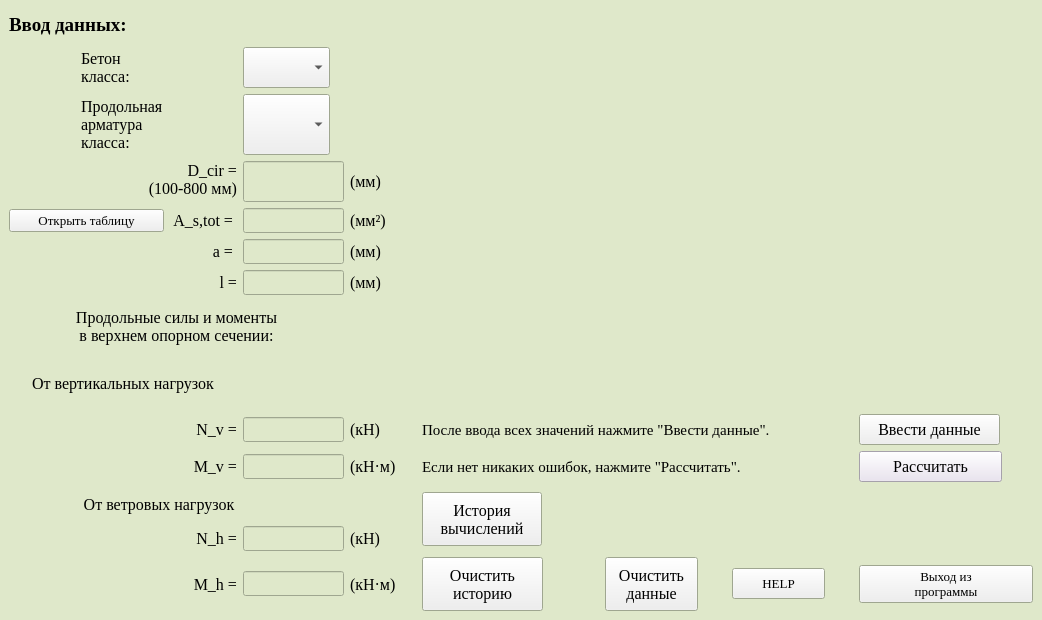
<?xml version="1.0" encoding="UTF-8"?>
<ui version="4.0">
 <class>MainWindow</class>
 <widget class="QMainWindow" name="MainWindow">
  <property name="enabled">
   <bool>true</bool>
  </property>
  <property name="geometry">
   <rect>
    <x>0</x>
    <y>0</y>
    <width>1042</width>
    <height>620</height>
   </rect>
  </property>
  <property name="palette">
   <palette>
    <active>
     <colorrole role="Base">
      <brush brushstyle="SolidPattern">
       <color alpha="255">
        <red>223</red>
        <green>232</green>
        <blue>202</blue>
       </color>
      </brush>
     </colorrole>
     <colorrole role="Window">
      <brush brushstyle="SolidPattern">
       <color alpha="255">
        <red>223</red>
        <green>232</green>
        <blue>202</blue>
       </color>
      </brush>
     </colorrole>
     <colorrole role="Highlight">
      <brush brushstyle="SolidPattern">
       <color alpha="255">
        <red>125</red>
        <green>179</green>
        <blue>0</blue>
       </color>
      </brush>
     </colorrole>
     <colorrole role="Link">
      <brush brushstyle="SolidPattern">
       <color alpha="255">
        <red>0</red>
        <green>153</green>
        <blue>0</blue>
       </color>
      </brush>
     </colorrole>
     <colorrole role="ToolTipBase">
      <brush brushstyle="SolidPattern">
       <color alpha="255">
        <red>235</red>
        <green>235</green>
        <blue>235</blue>
       </color>
      </brush>
     </colorrole>
    </active>
    <inactive>
     <colorrole role="Base">
      <brush brushstyle="SolidPattern">
       <color alpha="255">
        <red>223</red>
        <green>232</green>
        <blue>202</blue>
       </color>
      </brush>
     </colorrole>
     <colorrole role="Window">
      <brush brushstyle="SolidPattern">
       <color alpha="255">
        <red>223</red>
        <green>232</green>
        <blue>202</blue>
       </color>
      </brush>
     </colorrole>
     <colorrole role="Highlight">
      <brush brushstyle="SolidPattern">
       <color alpha="255">
        <red>125</red>
        <green>179</green>
        <blue>0</blue>
       </color>
      </brush>
     </colorrole>
     <colorrole role="Link">
      <brush brushstyle="SolidPattern">
       <color alpha="255">
        <red>0</red>
        <green>153</green>
        <blue>0</blue>
       </color>
      </brush>
     </colorrole>
     <colorrole role="ToolTipBase">
      <brush brushstyle="SolidPattern">
       <color alpha="255">
        <red>235</red>
        <green>235</green>
        <blue>235</blue>
       </color>
      </brush>
     </colorrole>
    </inactive>
    <disabled>
     <colorrole role="Base">
      <brush brushstyle="SolidPattern">
       <color alpha="255">
        <red>223</red>
        <green>232</green>
        <blue>202</blue>
       </color>
      </brush>
     </colorrole>
     <colorrole role="Window">
      <brush brushstyle="SolidPattern">
       <color alpha="255">
        <red>223</red>
        <green>232</green>
        <blue>202</blue>
       </color>
      </brush>
     </colorrole>
     <colorrole role="Highlight">
      <brush brushstyle="SolidPattern">
       <color alpha="255">
        <red>99</red>
        <green>141</green>
        <blue>0</blue>
       </color>
      </brush>
     </colorrole>
     <colorrole role="Link">
      <brush brushstyle="SolidPattern">
       <color alpha="255">
        <red>0</red>
        <green>153</green>
        <blue>0</blue>
       </color>
      </brush>
     </colorrole>
     <colorrole role="ToolTipBase">
      <brush brushstyle="SolidPattern">
       <color alpha="255">
        <red>235</red>
        <green>235</green>
        <blue>235</blue>
       </color>
      </brush>
     </colorrole>
    </disabled>
   </palette>
  </property>
  <property name="font">
   <font>
    <family>Times New Roman</family>
    <pointsize>12</pointsize>
    <weight>50</weight>
    <italic>false</italic>
    <bold>false</bold>
    <underline>false</underline>
    <strikeout>false</strikeout>
   </font>
  </property>
  <property name="windowTitle">
   <string>MainWindow</string>
  </property>
  <widget class="QWidget" name="centralwidget">
   <property name="font">
    <font>
     <family>Times New Roman</family>
     <pointsize>10</pointsize>
    </font>
   </property>
   <layout class="QGridLayout" name="gridLayout">
    <item row="0" column="0" colspan="2">
     <widget class="QLabel" name="label_input">
      <property name="font">
       <font>
        <family>Times New Roman</family>
        <pointsize>14</pointsize>
        <weight>75</weight>
        <bold>true</bold>
       </font>
      </property>
      <property name="text">
       <string>Ввод данных:</string>
      </property>
     </widget>
    </item>
    <item row="1" column="1">
     <widget class="QLabel" name="label_2">
      <property name="sizePolicy">
       <sizepolicy hsizetype="Fixed" vsizetype="Fixed">
        <horstretch>0</horstretch>
        <verstretch>0</verstretch>
       </sizepolicy>
      </property>
      <property name="font">
       <font>
        <family>Times New Roman</family>
        <pointsize>12</pointsize>
       </font>
      </property>
      <property name="text">
       <string>Бетон 
класса:</string>
      </property>
     </widget>
    </item>
    <item row="1" column="3">
     <widget class="QComboBox" name="comboBox_1">
      <property name="sizePolicy">
       <sizepolicy hsizetype="Fixed" vsizetype="Fixed">
        <horstretch>0</horstretch>
        <verstretch>0</verstretch>
       </sizepolicy>
      </property>
      <property name="minimumSize">
       <size>
        <width>87</width>
        <height>41</height>
       </size>
      </property>
      <property name="palette">
       <palette>
        <active>
         <colorrole role="Base">
          <brush brushstyle="SolidPattern">
           <color alpha="255">
            <red>235</red>
            <green>235</green>
            <blue>235</blue>
           </color>
          </brush>
         </colorrole>
        </active>
        <inactive>
         <colorrole role="Base">
          <brush brushstyle="SolidPattern">
           <color alpha="255">
            <red>235</red>
            <green>235</green>
            <blue>235</blue>
           </color>
          </brush>
         </colorrole>
        </inactive>
        <disabled>
         <colorrole role="Base">
          <brush brushstyle="SolidPattern">
           <color alpha="255">
            <red>223</red>
            <green>232</green>
            <blue>202</blue>
           </color>
          </brush>
         </colorrole>
        </disabled>
       </palette>
      </property>
      <property name="font">
       <font>
        <pointsize>12</pointsize>
       </font>
      </property>
     </widget>
    </item>
    <item row="1" column="5" rowspan="8" colspan="4">
     <widget class="QLabel" name="label_4">
      <property name="minimumSize">
       <size>
        <width>611</width>
        <height>361</height>
       </size>
      </property>
      <property name="maximumSize">
       <size>
        <width>611</width>
        <height>361</height>
       </size>
      </property>
      <property name="text">
       <string/>
      </property>
      <property name="pixmap">
       <pixmap>3.32.png</pixmap>
      </property>
      <property name="scaledContents">
       <bool>true</bool>
      </property>
     </widget>
    </item>
    <item row="2" column="1">
     <widget class="QLabel" name="label_3">
      <property name="sizePolicy">
       <sizepolicy hsizetype="Fixed" vsizetype="Fixed">
        <horstretch>0</horstretch>
        <verstretch>0</verstretch>
       </sizepolicy>
      </property>
      <property name="font">
       <font>
        <family>Times New Roman</family>
        <pointsize>12</pointsize>
       </font>
      </property>
      <property name="text">
       <string>Продольная 
арматура 
класса:</string>
      </property>
      <property name="scaledContents">
       <bool>false</bool>
      </property>
     </widget>
    </item>
    <item row="2" column="3">
     <widget class="QComboBox" name="comboBox_2">
      <property name="sizePolicy">
       <sizepolicy hsizetype="Fixed" vsizetype="Fixed">
        <horstretch>0</horstretch>
        <verstretch>0</verstretch>
       </sizepolicy>
      </property>
      <property name="minimumSize">
       <size>
        <width>87</width>
        <height>61</height>
       </size>
      </property>
      <property name="palette">
       <palette>
        <active>
         <colorrole role="Base">
          <brush brushstyle="SolidPattern">
           <color alpha="255">
            <red>235</red>
            <green>235</green>
            <blue>235</blue>
           </color>
          </brush>
         </colorrole>
        </active>
        <inactive>
         <colorrole role="Base">
          <brush brushstyle="SolidPattern">
           <color alpha="255">
            <red>235</red>
            <green>235</green>
            <blue>235</blue>
           </color>
          </brush>
         </colorrole>
        </inactive>
        <disabled>
         <colorrole role="Base">
          <brush brushstyle="SolidPattern">
           <color alpha="255">
            <red>223</red>
            <green>232</green>
            <blue>202</blue>
           </color>
          </brush>
         </colorrole>
        </disabled>
       </palette>
      </property>
      <property name="font">
       <font>
        <pointsize>12</pointsize>
       </font>
      </property>
     </widget>
    </item>
    <item row="3" column="1" colspan="2">
     <widget class="QLabel" name="label_10">
      <property name="font">
       <font>
        <family>Times New Roman</family>
        <pointsize>12</pointsize>
       </font>
      </property>
      <property name="text">
       <string>D_cir = 
(100-800 мм)</string>
      </property>
      <property name="alignment">
       <set>Qt::AlignRight|Qt::AlignTop|Qt::AlignTrailing</set>
      </property>
     </widget>
    </item>
    <item row="3" column="3">
     <widget class="QLineEdit" name="line_D_cir">
      <property name="sizePolicy">
       <sizepolicy hsizetype="Fixed" vsizetype="Fixed">
        <horstretch>0</horstretch>
        <verstretch>0</verstretch>
       </sizepolicy>
      </property>
      <property name="minimumSize">
       <size>
        <width>101</width>
        <height>41</height>
       </size>
      </property>
      <property name="maximumSize">
       <size>
        <width>101</width>
        <height>41</height>
       </size>
      </property>
     </widget>
    </item>
    <item row="3" column="4">
     <widget class="QLabel" name="label_11">
      <property name="font">
       <font>
        <family>Times New Roman</family>
        <pointsize>12</pointsize>
       </font>
      </property>
      <property name="text">
       <string>(мм)</string>
      </property>
     </widget>
    </item>
    <item row="4" column="0" colspan="2">
     <widget class="QPushButton" name="open_table_Astot_btn">
      <property name="text">
       <string>Открыть таблицу</string>
      </property>
     </widget>
    </item>
    <item row="4" column="2">
     <widget class="QLabel" name="label_14">
      <property name="maximumSize">
       <size>
        <width>78</width>
        <height>22</height>
       </size>
      </property>
      <property name="font">
       <font>
        <family>Times New Roman</family>
        <pointsize>12</pointsize>
       </font>
      </property>
      <property name="text">
       <string>A_s,tot = </string>
      </property>
      <property name="alignment">
       <set>Qt::AlignRight|Qt::AlignTrailing|Qt::AlignVCenter</set>
      </property>
     </widget>
    </item>
    <item row="4" column="3">
     <widget class="QLineEdit" name="line_A_s_tot">
      <property name="sizePolicy">
       <sizepolicy hsizetype="Fixed" vsizetype="Fixed">
        <horstretch>0</horstretch>
        <verstretch>0</verstretch>
       </sizepolicy>
      </property>
      <property name="minimumSize">
       <size>
        <width>101</width>
        <height>25</height>
       </size>
      </property>
      <property name="maximumSize">
       <size>
        <width>101</width>
        <height>25</height>
       </size>
      </property>
      <property name="alignment">
       <set>Qt::AlignLeading|Qt::AlignLeft|Qt::AlignVCenter</set>
      </property>
     </widget>
    </item>
    <item row="4" column="4">
     <widget class="QLabel" name="label_28">
      <property name="font">
       <font>
        <family>Times New Roman</family>
        <pointsize>12</pointsize>
       </font>
      </property>
      <property name="text">
       <string>(мм²)</string>
      </property>
     </widget>
    </item>
    <item row="5" column="2">
     <widget class="QLabel" name="label_12">
      <property name="font">
       <font>
        <family>Times New Roman</family>
        <pointsize>12</pointsize>
       </font>
      </property>
      <property name="text">
       <string>a = </string>
      </property>
      <property name="alignment">
       <set>Qt::AlignRight|Qt::AlignTrailing|Qt::AlignVCenter</set>
      </property>
     </widget>
    </item>
    <item row="5" column="3">
     <widget class="QLineEdit" name="line_a">
      <property name="sizePolicy">
       <sizepolicy hsizetype="Fixed" vsizetype="Fixed">
        <horstretch>0</horstretch>
        <verstretch>0</verstretch>
       </sizepolicy>
      </property>
      <property name="maximumSize">
       <size>
        <width>101</width>
        <height>25</height>
       </size>
      </property>
     </widget>
    </item>
    <item row="5" column="4">
     <widget class="QLabel" name="label_15">
      <property name="font">
       <font>
        <family>Times New Roman</family>
        <pointsize>12</pointsize>
       </font>
      </property>
      <property name="text">
       <string>(мм)</string>
      </property>
     </widget>
    </item>
    <item row="6" column="2">
     <widget class="QLabel" name="label_27">
      <property name="font">
       <font>
        <pointsize>12</pointsize>
       </font>
      </property>
      <property name="text">
       <string>l =</string>
      </property>
      <property name="alignment">
       <set>Qt::AlignRight|Qt::AlignTrailing|Qt::AlignVCenter</set>
      </property>
     </widget>
    </item>
    <item row="6" column="3">
     <widget class="QLineEdit" name="line_l">
      <property name="sizePolicy">
       <sizepolicy hsizetype="Fixed" vsizetype="Fixed">
        <horstretch>0</horstretch>
        <verstretch>0</verstretch>
       </sizepolicy>
      </property>
      <property name="maximumSize">
       <size>
        <width>101</width>
        <height>25</height>
       </size>
      </property>
     </widget>
    </item>
    <item row="6" column="4">
     <widget class="QLabel" name="label_13">
      <property name="font">
       <font>
        <family>Times New Roman</family>
        <pointsize>12</pointsize>
       </font>
      </property>
      <property name="text">
       <string>(мм)</string>
      </property>
     </widget>
    </item>
    <item row="7" column="0" colspan="4">
     <widget class="QLabel" name="label_16">
      <property name="font">
       <font>
        <family>Times New Roman</family>
        <pointsize>12</pointsize>
       </font>
      </property>
      <property name="text">
       <string>Продольные силы и моменты 
в верхнем опорном сечении:</string>
      </property>
      <property name="alignment">
       <set>Qt::AlignCenter</set>
      </property>
     </widget>
    </item>
    <item row="8" column="0" colspan="3">
     <widget class="QLabel" name="label_17">
      <property name="font">
       <font>
        <family>Times New Roman</family>
        <pointsize>12</pointsize>
       </font>
      </property>
      <property name="text">
       <string>От вертикальных нагрузок</string>
      </property>
      <property name="alignment">
       <set>Qt::AlignCenter</set>
      </property>
     </widget>
    </item>
    <item row="9" column="2">
     <widget class="QLabel" name="label_19">
      <property name="font">
       <font>
        <pointsize>12</pointsize>
       </font>
      </property>
      <property name="text">
       <string>N_v =</string>
      </property>
      <property name="alignment">
       <set>Qt::AlignRight|Qt::AlignTrailing|Qt::AlignVCenter</set>
      </property>
     </widget>
    </item>
    <item row="9" column="3">
     <widget class="QLineEdit" name="line_N_v">
      <property name="minimumSize">
       <size>
        <width>75</width>
        <height>25</height>
       </size>
      </property>
      <property name="maximumSize">
       <size>
        <width>101</width>
        <height>25</height>
       </size>
      </property>
     </widget>
    </item>
    <item row="9" column="4">
     <widget class="QLabel" name="label_20">
      <property name="font">
       <font>
        <family>Times New Roman</family>
        <pointsize>12</pointsize>
       </font>
      </property>
      <property name="text">
       <string>(кН)</string>
      </property>
     </widget>
    </item>
    <item row="9" column="5" colspan="3">
     <widget class="QLabel" name="label_5">
      <property name="sizePolicy">
       <sizepolicy hsizetype="Fixed" vsizetype="Fixed">
        <horstretch>0</horstretch>
        <verstretch>0</verstretch>
       </sizepolicy>
      </property>
      <property name="minimumSize">
       <size>
        <width>431</width>
        <height>31</height>
       </size>
      </property>
      <property name="font">
       <font>
        <pointsize>11</pointsize>
       </font>
      </property>
      <property name="text">
       <string>После ввода всех значений нажмите &quot;Ввести данные&quot;.</string>
      </property>
     </widget>
    </item>
    <item row="9" column="8">
     <widget class="QPushButton" name="input_btn">
      <property name="minimumSize">
       <size>
        <width>141</width>
        <height>31</height>
       </size>
      </property>
      <property name="maximumSize">
       <size>
        <width>141</width>
        <height>31</height>
       </size>
      </property>
      <property name="font">
       <font>
        <pointsize>12</pointsize>
        <weight>50</weight>
        <bold>false</bold>
       </font>
      </property>
      <property name="text">
       <string>Ввести данные</string>
      </property>
     </widget>
    </item>
    <item row="10" column="2">
     <widget class="QLabel" name="label_21">
      <property name="font">
       <font>
        <pointsize>12</pointsize>
       </font>
      </property>
      <property name="text">
       <string>M_v =</string>
      </property>
      <property name="alignment">
       <set>Qt::AlignRight|Qt::AlignTrailing|Qt::AlignVCenter</set>
      </property>
     </widget>
    </item>
    <item row="10" column="3">
     <widget class="QLineEdit" name="line_M_v">
      <property name="minimumSize">
       <size>
        <width>75</width>
        <height>25</height>
       </size>
      </property>
      <property name="maximumSize">
       <size>
        <width>101</width>
        <height>25</height>
       </size>
      </property>
     </widget>
    </item>
    <item row="10" column="4">
     <widget class="QLabel" name="label_22">
      <property name="font">
       <font>
        <family>Times New Roman</family>
        <pointsize>12</pointsize>
       </font>
      </property>
      <property name="text">
       <string>(кН·м)</string>
      </property>
     </widget>
    </item>
    <item row="10" column="5" colspan="3">
     <widget class="QLabel" name="label_8">
      <property name="sizePolicy">
       <sizepolicy hsizetype="Fixed" vsizetype="Fixed">
        <horstretch>0</horstretch>
        <verstretch>0</verstretch>
       </sizepolicy>
      </property>
      <property name="minimumSize">
       <size>
        <width>421</width>
        <height>31</height>
       </size>
      </property>
      <property name="font">
       <font>
        <pointsize>11</pointsize>
       </font>
      </property>
      <property name="text">
       <string>Если нет никаких ошибок, нажмите &quot;Рассчитать&quot;.</string>
      </property>
     </widget>
    </item>
    <item row="10" column="8">
     <widget class="QPushButton" name="output_btn">
      <property name="minimumSize">
       <size>
        <width>143</width>
        <height>31</height>
       </size>
      </property>
      <property name="maximumSize">
       <size>
        <width>143</width>
        <height>31</height>
       </size>
      </property>
      <property name="palette">
       <palette>
        <active>
         <colorrole role="WindowText">
          <brush brushstyle="SolidPattern">
           <color alpha="255">
            <red>0</red>
            <green>0</green>
            <blue>0</blue>
           </color>
          </brush>
         </colorrole>
         <colorrole role="Button">
          <brush brushstyle="SolidPattern">
           <color alpha="255">
            <red>233</red>
            <green>226</green>
            <blue>240</blue>
           </color>
          </brush>
         </colorrole>
         <colorrole role="Light">
          <brush brushstyle="SolidPattern">
           <color alpha="255">
            <red>255</red>
            <green>255</green>
            <blue>255</blue>
           </color>
          </brush>
         </colorrole>
         <colorrole role="Midlight">
          <brush brushstyle="SolidPattern">
           <color alpha="255">
            <red>244</red>
            <green>240</green>
            <blue>247</blue>
           </color>
          </brush>
         </colorrole>
         <colorrole role="Dark">
          <brush brushstyle="SolidPattern">
           <color alpha="255">
            <red>116</red>
            <green>113</green>
            <blue>120</blue>
           </color>
          </brush>
         </colorrole>
         <colorrole role="Mid">
          <brush brushstyle="SolidPattern">
           <color alpha="255">
            <red>155</red>
            <green>151</green>
            <blue>160</blue>
           </color>
          </brush>
         </colorrole>
         <colorrole role="Text">
          <brush brushstyle="SolidPattern">
           <color alpha="255">
            <red>0</red>
            <green>0</green>
            <blue>0</blue>
           </color>
          </brush>
         </colorrole>
         <colorrole role="BrightText">
          <brush brushstyle="SolidPattern">
           <color alpha="255">
            <red>255</red>
            <green>255</green>
            <blue>255</blue>
           </color>
          </brush>
         </colorrole>
         <colorrole role="ButtonText">
          <brush brushstyle="SolidPattern">
           <color alpha="255">
            <red>0</red>
            <green>0</green>
            <blue>0</blue>
           </color>
          </brush>
         </colorrole>
         <colorrole role="Base">
          <brush brushstyle="SolidPattern">
           <color alpha="255">
            <red>255</red>
            <green>255</green>
            <blue>255</blue>
           </color>
          </brush>
         </colorrole>
         <colorrole role="Window">
          <brush brushstyle="SolidPattern">
           <color alpha="255">
            <red>233</red>
            <green>226</green>
            <blue>240</blue>
           </color>
          </brush>
         </colorrole>
         <colorrole role="Shadow">
          <brush brushstyle="SolidPattern">
           <color alpha="255">
            <red>0</red>
            <green>0</green>
            <blue>0</blue>
           </color>
          </brush>
         </colorrole>
         <colorrole role="AlternateBase">
          <brush brushstyle="SolidPattern">
           <color alpha="255">
            <red>244</red>
            <green>240</green>
            <blue>247</blue>
           </color>
          </brush>
         </colorrole>
         <colorrole role="ToolTipBase">
          <brush brushstyle="SolidPattern">
           <color alpha="255">
            <red>255</red>
            <green>255</green>
            <blue>220</blue>
           </color>
          </brush>
         </colorrole>
         <colorrole role="ToolTipText">
          <brush brushstyle="SolidPattern">
           <color alpha="255">
            <red>0</red>
            <green>0</green>
            <blue>0</blue>
           </color>
          </brush>
         </colorrole>
        </active>
        <inactive>
         <colorrole role="WindowText">
          <brush brushstyle="SolidPattern">
           <color alpha="255">
            <red>0</red>
            <green>0</green>
            <blue>0</blue>
           </color>
          </brush>
         </colorrole>
         <colorrole role="Button">
          <brush brushstyle="SolidPattern">
           <color alpha="255">
            <red>233</red>
            <green>226</green>
            <blue>240</blue>
           </color>
          </brush>
         </colorrole>
         <colorrole role="Light">
          <brush brushstyle="SolidPattern">
           <color alpha="255">
            <red>255</red>
            <green>255</green>
            <blue>255</blue>
           </color>
          </brush>
         </colorrole>
         <colorrole role="Midlight">
          <brush brushstyle="SolidPattern">
           <color alpha="255">
            <red>244</red>
            <green>240</green>
            <blue>247</blue>
           </color>
          </brush>
         </colorrole>
         <colorrole role="Dark">
          <brush brushstyle="SolidPattern">
           <color alpha="255">
            <red>116</red>
            <green>113</green>
            <blue>120</blue>
           </color>
          </brush>
         </colorrole>
         <colorrole role="Mid">
          <brush brushstyle="SolidPattern">
           <color alpha="255">
            <red>155</red>
            <green>151</green>
            <blue>160</blue>
           </color>
          </brush>
         </colorrole>
         <colorrole role="Text">
          <brush brushstyle="SolidPattern">
           <color alpha="255">
            <red>0</red>
            <green>0</green>
            <blue>0</blue>
           </color>
          </brush>
         </colorrole>
         <colorrole role="BrightText">
          <brush brushstyle="SolidPattern">
           <color alpha="255">
            <red>255</red>
            <green>255</green>
            <blue>255</blue>
           </color>
          </brush>
         </colorrole>
         <colorrole role="ButtonText">
          <brush brushstyle="SolidPattern">
           <color alpha="255">
            <red>0</red>
            <green>0</green>
            <blue>0</blue>
           </color>
          </brush>
         </colorrole>
         <colorrole role="Base">
          <brush brushstyle="SolidPattern">
           <color alpha="255">
            <red>255</red>
            <green>255</green>
            <blue>255</blue>
           </color>
          </brush>
         </colorrole>
         <colorrole role="Window">
          <brush brushstyle="SolidPattern">
           <color alpha="255">
            <red>233</red>
            <green>226</green>
            <blue>240</blue>
           </color>
          </brush>
         </colorrole>
         <colorrole role="Shadow">
          <brush brushstyle="SolidPattern">
           <color alpha="255">
            <red>0</red>
            <green>0</green>
            <blue>0</blue>
           </color>
          </brush>
         </colorrole>
         <colorrole role="AlternateBase">
          <brush brushstyle="SolidPattern">
           <color alpha="255">
            <red>244</red>
            <green>240</green>
            <blue>247</blue>
           </color>
          </brush>
         </colorrole>
         <colorrole role="ToolTipBase">
          <brush brushstyle="SolidPattern">
           <color alpha="255">
            <red>255</red>
            <green>255</green>
            <blue>220</blue>
           </color>
          </brush>
         </colorrole>
         <colorrole role="ToolTipText">
          <brush brushstyle="SolidPattern">
           <color alpha="255">
            <red>0</red>
            <green>0</green>
            <blue>0</blue>
           </color>
          </brush>
         </colorrole>
        </inactive>
        <disabled>
         <colorrole role="WindowText">
          <brush brushstyle="SolidPattern">
           <color alpha="255">
            <red>116</red>
            <green>113</green>
            <blue>120</blue>
           </color>
          </brush>
         </colorrole>
         <colorrole role="Button">
          <brush brushstyle="SolidPattern">
           <color alpha="255">
            <red>233</red>
            <green>226</green>
            <blue>240</blue>
           </color>
          </brush>
         </colorrole>
         <colorrole role="Light">
          <brush brushstyle="SolidPattern">
           <color alpha="255">
            <red>255</red>
            <green>255</green>
            <blue>255</blue>
           </color>
          </brush>
         </colorrole>
         <colorrole role="Midlight">
          <brush brushstyle="SolidPattern">
           <color alpha="255">
            <red>244</red>
            <green>240</green>
            <blue>247</blue>
           </color>
          </brush>
         </colorrole>
         <colorrole role="Dark">
          <brush brushstyle="SolidPattern">
           <color alpha="255">
            <red>116</red>
            <green>113</green>
            <blue>120</blue>
           </color>
          </brush>
         </colorrole>
         <colorrole role="Mid">
          <brush brushstyle="SolidPattern">
           <color alpha="255">
            <red>155</red>
            <green>151</green>
            <blue>160</blue>
           </color>
          </brush>
         </colorrole>
         <colorrole role="Text">
          <brush brushstyle="SolidPattern">
           <color alpha="255">
            <red>116</red>
            <green>113</green>
            <blue>120</blue>
           </color>
          </brush>
         </colorrole>
         <colorrole role="BrightText">
          <brush brushstyle="SolidPattern">
           <color alpha="255">
            <red>255</red>
            <green>255</green>
            <blue>255</blue>
           </color>
          </brush>
         </colorrole>
         <colorrole role="ButtonText">
          <brush brushstyle="SolidPattern">
           <color alpha="255">
            <red>116</red>
            <green>113</green>
            <blue>120</blue>
           </color>
          </brush>
         </colorrole>
         <colorrole role="Base">
          <brush brushstyle="SolidPattern">
           <color alpha="255">
            <red>233</red>
            <green>226</green>
            <blue>240</blue>
           </color>
          </brush>
         </colorrole>
         <colorrole role="Window">
          <brush brushstyle="SolidPattern">
           <color alpha="255">
            <red>233</red>
            <green>226</green>
            <blue>240</blue>
           </color>
          </brush>
         </colorrole>
         <colorrole role="Shadow">
          <brush brushstyle="SolidPattern">
           <color alpha="255">
            <red>0</red>
            <green>0</green>
            <blue>0</blue>
           </color>
          </brush>
         </colorrole>
         <colorrole role="AlternateBase">
          <brush brushstyle="SolidPattern">
           <color alpha="255">
            <red>233</red>
            <green>226</green>
            <blue>240</blue>
           </color>
          </brush>
         </colorrole>
         <colorrole role="ToolTipBase">
          <brush brushstyle="SolidPattern">
           <color alpha="255">
            <red>255</red>
            <green>255</green>
            <blue>220</blue>
           </color>
          </brush>
         </colorrole>
         <colorrole role="ToolTipText">
          <brush brushstyle="SolidPattern">
           <color alpha="255">
            <red>0</red>
            <green>0</green>
            <blue>0</blue>
           </color>
          </brush>
         </colorrole>
        </disabled>
       </palette>
      </property>
      <property name="font">
       <font>
        <pointsize>12</pointsize>
        <weight>50</weight>
        <bold>false</bold>
       </font>
      </property>
      <property name="autoFillBackground">
       <bool>false</bool>
      </property>
      <property name="text">
       <string>Рассчитать</string>
      </property>
     </widget>
    </item>
    <item row="11" column="1" colspan="2">
     <widget class="QLabel" name="label_18">
      <property name="font">
       <font>
        <family>Times New Roman</family>
        <pointsize>12</pointsize>
       </font>
      </property>
      <property name="text">
       <string>От ветровых нагрузок</string>
      </property>
      <property name="alignment">
       <set>Qt::AlignCenter</set>
      </property>
     </widget>
    </item>
    <item row="11" column="5" rowspan="2">
     <widget class="QPushButton" name="history_btn">
      <property name="sizePolicy">
       <sizepolicy hsizetype="Fixed" vsizetype="Fixed">
        <horstretch>0</horstretch>
        <verstretch>0</verstretch>
       </sizepolicy>
      </property>
      <property name="minimumSize">
       <size>
        <width>120</width>
        <height>54</height>
       </size>
      </property>
      <property name="font">
       <font>
        <pointsize>12</pointsize>
       </font>
      </property>
      <property name="text">
       <string>История 
вычислений</string>
      </property>
     </widget>
    </item>
    <item row="12" column="0">
     <widget class="QLabel" name="label">
      <property name="text">
       <string/>
      </property>
     </widget>
    </item>
    <item row="12" column="2">
     <widget class="QLabel" name="label_23">
      <property name="font">
       <font>
        <pointsize>12</pointsize>
       </font>
      </property>
      <property name="text">
       <string>N_h =</string>
      </property>
      <property name="alignment">
       <set>Qt::AlignRight|Qt::AlignTrailing|Qt::AlignVCenter</set>
      </property>
     </widget>
    </item>
    <item row="12" column="3">
     <widget class="QLineEdit" name="line_N_h">
      <property name="minimumSize">
       <size>
        <width>75</width>
        <height>25</height>
       </size>
      </property>
      <property name="maximumSize">
       <size>
        <width>101</width>
        <height>25</height>
       </size>
      </property>
     </widget>
    </item>
    <item row="12" column="4">
     <widget class="QLabel" name="label_25">
      <property name="font">
       <font>
        <family>Times New Roman</family>
        <pointsize>12</pointsize>
       </font>
      </property>
      <property name="text">
       <string>(кН)</string>
      </property>
     </widget>
    </item>
    <item row="13" column="2">
     <widget class="QLabel" name="label_24">
      <property name="font">
       <font>
        <pointsize>12</pointsize>
       </font>
      </property>
      <property name="text">
       <string>M_h =</string>
      </property>
      <property name="alignment">
       <set>Qt::AlignRight|Qt::AlignTrailing|Qt::AlignVCenter</set>
      </property>
     </widget>
    </item>
    <item row="13" column="3">
     <widget class="QLineEdit" name="line_M_h">
      <property name="maximumSize">
       <size>
        <width>101</width>
        <height>25</height>
       </size>
      </property>
     </widget>
    </item>
    <item row="13" column="4">
     <widget class="QLabel" name="label_26">
      <property name="font">
       <font>
        <family>Times New Roman</family>
        <pointsize>12</pointsize>
       </font>
      </property>
      <property name="text">
       <string>(кН·м)</string>
      </property>
     </widget>
    </item>
    <item row="13" column="5">
     <widget class="QPushButton" name="clear_history_btn">
      <property name="sizePolicy">
       <sizepolicy hsizetype="Fixed" vsizetype="Fixed">
        <horstretch>0</horstretch>
        <verstretch>0</verstretch>
       </sizepolicy>
      </property>
      <property name="minimumSize">
       <size>
        <width>121</width>
        <height>54</height>
       </size>
      </property>
      <property name="maximumSize">
       <size>
        <width>121</width>
        <height>54</height>
       </size>
      </property>
      <property name="font">
       <font>
        <pointsize>12</pointsize>
       </font>
      </property>
      <property name="text">
       <string>Очистить 
историю</string>
      </property>
     </widget>
    </item>
    <item row="13" column="6">
     <widget class="QPushButton" name="clear_btn">
      <property name="sizePolicy">
       <sizepolicy hsizetype="Fixed" vsizetype="Fixed">
        <horstretch>0</horstretch>
        <verstretch>0</verstretch>
       </sizepolicy>
      </property>
      <property name="minimumSize">
       <size>
        <width>93</width>
        <height>54</height>
       </size>
      </property>
      <property name="font">
       <font>
        <family>Times New Roman</family>
        <pointsize>12</pointsize>
        <weight>50</weight>
        <bold>false</bold>
       </font>
      </property>
      <property name="text">
       <string>Очистить 
данные</string>
      </property>
     </widget>
    </item>
    <item row="13" column="7">
     <widget class="QPushButton" name="help_btn">
      <property name="maximumSize">
       <size>
        <width>93</width>
        <height>31</height>
       </size>
      </property>
      <property name="text">
       <string>HELP</string>
      </property>
     </widget>
    </item>
    <item row="13" column="8">
     <widget class="QPushButton" name="exit_btn">
      <property name="text">
       <string>Выход из 
программы</string>
      </property>
     </widget>
    </item>
   </layout>
  </widget>
 </widget>
 <resources/>
 <connections/>
</ui>
